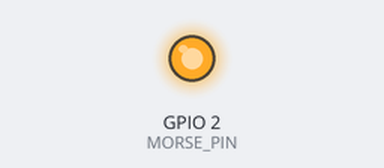
The sketch below on a simulated ESP32. Parts: output pins drawn as LEDs (lit = HIGH).

Above: at 9.4 s.
At 42.17 s:
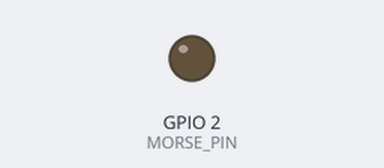
Timing chart, 0 to 45.1 s (numbered marks = the images above):
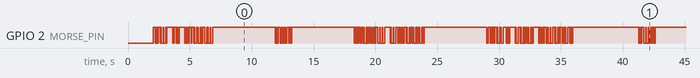

The sketch:

ESP_morse_led.ino
```cpp
#include "Arduino.h"

#define MORSE_PIN LED_BUILTIN
#define MORSE_ON LOW
#define MORSE_OFF HIGH

#ifdef DEBUG
#  define DEBUG_MSG(...) Serial.printf(__VA_ARGS__)
#else
#  define DEBUG_MSG(...) (void) 0
#endif

#define DOT_DELAY 50
#define DOT_SYMBOL '.'
#define DASH_SYMBOL '-'
#define LETTER_SEPARATOR '/'
#define WORD_SEPARATOR ' '


const char * get_morse_code(const char c) {
  char _c = toupper(c);
  switch (_c) {
    case 'A': return ".-";
    case 'B': return "-...";
    case 'C': return "-.-.";
    case 'D': return "-..";
    case 'E': return ".";
    case 'F': return "..-.";
    case 'G': return "--.";
    case 'H': return "....";
    case 'I': return "..";
    case 'J': return ".---";
    case 'K': return "-.-";
    case 'L': return ".-..";
    case 'M': return "--";
    case 'N': return "-.";
    case 'O': return "---";
    case 'P': return ".--.";
    case 'Q': return "--.-";
    case 'R': return ".-.";
    case 'S': return "...";
    case 'T': return "-";
    case 'U': return "..-";
    case 'V': return "...-";
    case 'W': return ".--";
    case 'X': return "-..-";
    case 'Y': return "-.--";
    case 'Z': return "--..";
    case '0': return "-----";
    case '1': return ".----";
    case '2': return "..---";
    case '3': return "...--";
    case '4': return "....-";
    case '5': return ".....";
    case '6': return "-....";
    case '7': return "--...";
    case '8': return "---..";
    case '9': return "----.";
    default:
    DEBUG_MSG("Character '%c' not handled", c);
  }
  return " ";
}

short int duree(const char c) {
  switch(c) {
    case DOT_SYMBOL: return DOT_DELAY;
    case DASH_SYMBOL: return 3*DOT_DELAY;
    case LETTER_SEPARATOR: return 2*DOT_DELAY; /* +1 but already added after previous symbol */
    case WORD_SEPARATOR: return 6*DOT_DELAY; /* +1 but already added after previous symbol */
  }
  return 0;
}


void separator_to_led(const char c) {
  short int _d = duree(c);
  DEBUG_MSG("[SEPARATOR:%c=>%d]\n", c, _d);
  digitalWrite(MORSE_PIN, MORSE_OFF);
  delay(_d);
}


void letter_morse_code_to_led(const char c) {
  if ((c != DOT_SYMBOL) && (c != DASH_SYMBOL)) {
    return;
  }
  short int _d = duree(c);
  DEBUG_MSG(":%d", _d);
  digitalWrite(MORSE_PIN, MORSE_ON);
  delay(_d);
  digitalWrite(MORSE_PIN, MORSE_OFF);
  DEBUG_MSG(".");
  delay(DOT_DELAY);
}

void morse_code_to_led(const char * msg) {
  if (!msg) {
    return;
  }
  while (*msg != '\0') {
    DEBUG_MSG(" [%c]", *msg);
    letter_morse_code_to_led(*msg);
    ++msg;
  }
  DEBUG_MSG("\n");
}

void str_to_morse(const char * msg) {
  if (!msg) {
    return;
  }
  DEBUG_MSG("Start of '%s' encoding\n", msg);
  const char *prec = NULL;
  while (*msg != '\0') {
    if (prec) {
      if (*prec == ' ') {
        DEBUG_MSG("WORD SEPARATION\n");
        separator_to_led(WORD_SEPARATOR);
      } else {
        DEBUG_MSG("LETTER SEPARATION\n");
        separator_to_led(LETTER_SEPARATOR);
      }
    }
    const char *morse_code_str = get_morse_code(*msg);
    DEBUG_MSG("Morse code of '%c' is '%s'\n", *msg, morse_code_str);
    morse_code_to_led(morse_code_str);
    prec = msg++;
  }
  DEBUG_MSG("End of '%s' encoding\n", msg);
}

// the setup function runs once when you press reset or power the board
void setup() {
  Serial.begin(115200);
  while (!Serial) {
    delay(10);
  }
  DEBUG_MSG("\n***************** Starting Initialisation *******************\n");
  int br = Serial.baudRate();
  DEBUG_MSG("Serial is %d bps", br);
  // initialize digital pin MORSE_PIN as an output.
  pinMode(MORSE_PIN, OUTPUT);
  DEBUG_MSG("\n***************** Initialisation done *****************\n");
  delay(2000);
  str_to_morse("ESP is Ready");
}


// the loop function runs over and over again forever
void loop() {
  delay(5000);
  str_to_morse("SOS");
  delay(5000);
  str_to_morse("Hello World");
  delay(5000);
  str_to_morse("That's All Folks!!!");
}

// Local Variables:
// mode: c++
// End:
```

Measured:
- by itself, GPIO 2 (MORSE_PIN): moves between LOW and HIGH, repeating every 29.4 s
- by itself, everything shown: repeats every 29.4 s, in 72 steps
